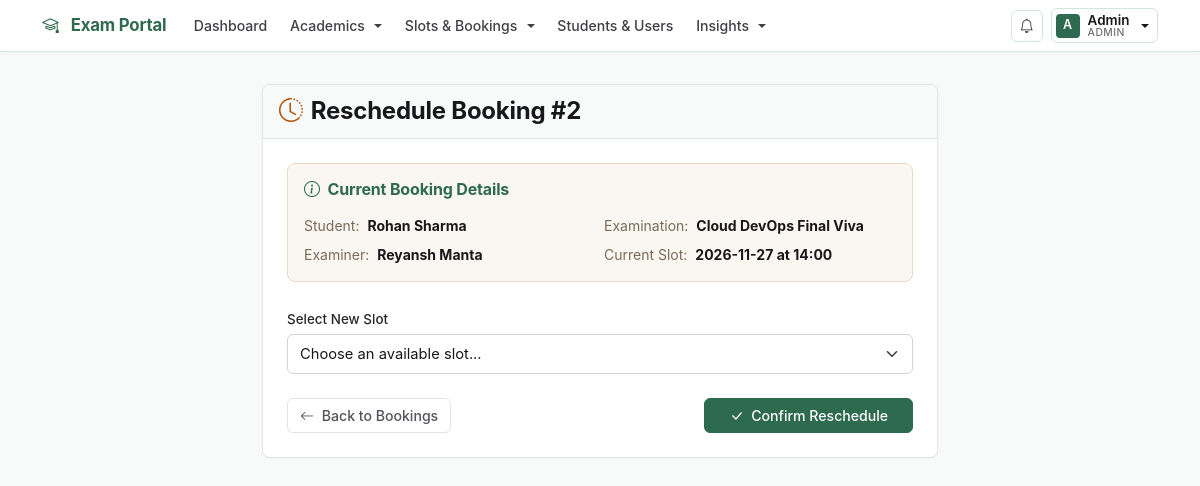
The app's page /admin/booking/2/reschedule (signed in), older data.
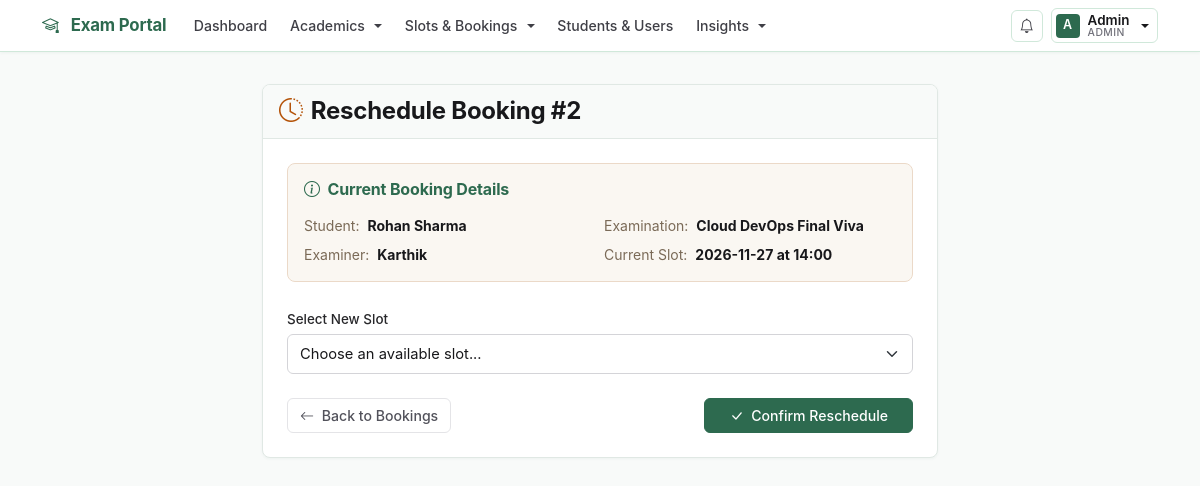
The same page, newer data.
### models.py (models this page shows, shortened)
class User(db.Model):
    id = db.Column(db.Integer, primary_key=True)
    name = db.Column(db.String(100), nullable=False)
    email = db.Column(db.String(100), unique=True, nullable=False)
    password_hash = db.Column(db.String(200), nullable=False)
    role = db.Column(db.String(20), nullable=False)
    is_approved = db.Column(db.Boolean, default=False)
    is_active = db.Column(db.Boolean, default=True)

### routes/admin.py (the view, shortened to what this page needs)
    @app.route("/admin/booking/<int:booking_id>/reschedule", methods=["GET", "POST"])
    @role_required("Admin")
    def reschedule_booking(booking_id):
        booking = Booking.query.get_or_404(booking_id)
        available_slots = ExaminationSlot.query.filter_by(
            examination_id=booking.slot.examination_id
        ).all()
        return render_template(
            "reschedule_booking.html",
            booking=booking,
            slots=available_slots
        )

### app.py (called while the page is built)
@app.context_processor
def inject_global_data():
    unread_count = 0
    if "user_id" in session:
        unread_count = Notification.query.filter_by(
            user_id=session["user_id"],
            is_read=False,
        ).count()
    return {"unread_notifications_count": unread_count}

### helpers.py (called while the page is built)
def role_required(required_role):
    def decorator(fn):
        @wraps(fn)
        def wrapper(*args, **kwargs):
            if "user_id" not in session:
                return redirect(url_for("login"))
            user = User.query.get(session["user_id"])
            if not user or not user.is_active:
                session.clear()
                return redirect(url_for("login"))
            if user.role != required_role:
                abort(403)
            if user.role == "Examiner" and not user.is_approved:
                session.clear()
                return redirect(url_for("login"))
            return fn(*args, **kwargs)
        return wrapper
    return decorator

### templates/reschedule_booking.html (shortened to what this page needs)
{% extends "base.html" %}
{% block content %}
<div class="container mt-4" style="max-width: 700px;">
    <div class="card shadow-sm mb-4">
        <div class="warm-card-header">
            <h4 class="mb-0 fw-bold" style="color: var(--color-text);">
                <i class="bi bi-clock-history me-2" style="color: var(--color-warning);"></i>Reschedule Booking #{{ booking.id }}
            </h4>
        </div>
        <div class="card-body p-4">
            <div class="p-3 rounded-3 mb-4" style="background: #faf7f2; border: 1px solid #ebd9c8;">
                <h6 class="fw-bold mb-3" style="color: var(--color-primary);">
                    <i class="bi bi-info-circle me-1"></i> Current Booking Details
                </h6>
                <div class="row g-2 small" style="color: var(--color-text);">
                    <div class="col-sm-6">
                        <span style="color: #7a6a57;">Student:</span>
                        <strong class="ms-1">{{ booking.student.name }}</strong>
                    </div>
                    <div class="col-sm-6">
                        <span style="color: #7a6a57;">Examination:</span>
                        <strong class="ms-1">{{ booking.slot.examination.name }}</strong>
                    </div>
                    <div class="col-sm-6">
                        <span style="color: #7a6a57;">Examiner:</span>
                        <strong class="ms-1">{{ booking.slot.examiner.name }}</strong>
                    </div>
                    <div class="col-sm-6">
                        <span style="color: #7a6a57;">Current Slot:</span>
                        <strong class="ms-1">{{ booking.slot.date }} at {{ booking.slot.time }}</strong>
                    </div>
                </div>
            </div>
            <form method="POST">
                <div class="mb-4">
                    <label class="form-label">Select New Slot</label>
                    <select name="slot_id" class="form-select" required>
                        <option value="">Choose an available slot...</option>
                    </select>
                </div>
                <div class="d-flex justify-content-between">
                    <a href="{{ url_for('admin_bookings') }}" class="btn btn-warm-outline-muted">
                        <i class="bi bi-arrow-left me-1"></i> Back to Bookings
                    </a>
                    <button type="submit" class="btn btn-warm-primary px-4" {% if not slots %}disabled{% endif %}>
                        <i class="bi bi-check-lg me-1"></i> Confirm Reschedule
                    </button>
                </div>
            </form>
        </div>
    </div>
</div>
{% endblock %}

Row changes from the older to the newer data that the page shows:
no longer on this page (row unchanged): User: slot.examiner.name "Reyansh Manta"
added User: slot.examiner.name "Karthik"
